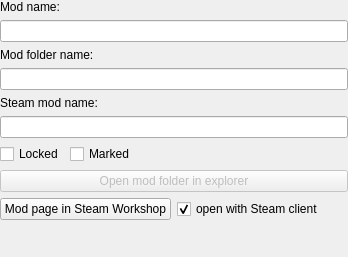
<?xml version="1.0" encoding="UTF-8"?>
<ui version="4.0">
 <class>ModInfoWidget</class>
 <widget class="QWidget" name="ModInfoWidget">
  <property name="geometry">
   <rect>
    <x>0</x>
    <y>0</y>
    <width>348</width>
    <height>257</height>
   </rect>
  </property>
  <property name="windowTitle">
   <string>Mod info</string>
  </property>
  <layout class="QVBoxLayout" name="verticalLayout">
   <property name="leftMargin">
    <number>0</number>
   </property>
   <property name="topMargin">
    <number>0</number>
   </property>
   <property name="rightMargin">
    <number>0</number>
   </property>
   <property name="bottomMargin">
    <number>0</number>
   </property>
   <item>
    <widget class="QLabel" name="modNameLabel">
     <property name="text">
      <string>Mod name:</string>
     </property>
    </widget>
   </item>
   <item>
    <widget class="QLineEdit" name="modNameLineEdit"/>
   </item>
   <item>
    <widget class="QLabel" name="modFolderLabel">
     <property name="text">
      <string>Mod folder name:</string>
     </property>
    </widget>
   </item>
   <item>
    <widget class="QLineEdit" name="modFolderNameLineEdit">
     <property name="readOnly">
      <bool>true</bool>
     </property>
    </widget>
   </item>
   <item>
    <widget class="QLabel" name="steamModNameLabel">
     <property name="text">
      <string>Steam mod name:</string>
     </property>
    </widget>
   </item>
   <item>
    <widget class="QLineEdit" name="steamModNameLineEdit">
     <property name="readOnly">
      <bool>true</bool>
     </property>
    </widget>
   </item>
   <item>
    <layout class="QHBoxLayout" name="horizontalLayout">
     <property name="topMargin">
      <number>0</number>
     </property>
     <item>
      <widget class="QCheckBox" name="lockedCheckBox">
       <property name="text">
        <string>Locked</string>
       </property>
      </widget>
     </item>
     <item>
      <widget class="QCheckBox" name="markedCheckBox">
       <property name="text">
        <string>Marked</string>
       </property>
      </widget>
     </item>
     <item>
      <spacer name="horizontalSpacer">
       <property name="orientation">
        <enum>Qt::Horizontal</enum>
       </property>
       <property name="sizeHint" stdset="0">
        <size>
         <width>40</width>
         <height>20</height>
        </size>
       </property>
      </spacer>
     </item>
    </layout>
   </item>
   <item>
    <layout class="QGridLayout" name="gridLayout">
     <item row="1" column="0">
      <widget class="QPushButton" name="openWorkshopPushButton">
       <property name="text">
        <string>Mod page in Steam Workshop</string>
       </property>
      </widget>
     </item>
     <item row="1" column="1">
      <widget class="QCheckBox" name="openWorkshopWithSteamCheckBox">
       <property name="toolTip">
        <string>If unchecked, the mod page will be opened in the browser instead of the Steam client.</string>
       </property>
       <property name="text">
        <string>open with Steam client</string>
       </property>
       <property name="checked">
        <bool>true</bool>
       </property>
      </widget>
     </item>
     <item row="0" column="0" colspan="2">
      <widget class="QPushButton" name="openModFolderPushButton">
       <property name="enabled">
        <bool>false</bool>
       </property>
       <property name="sizePolicy">
        <sizepolicy hsizetype="Expanding" vsizetype="Fixed">
         <horstretch>0</horstretch>
         <verstretch>0</verstretch>
        </sizepolicy>
       </property>
       <property name="text">
        <string>Open mod folder in explorer</string>
       </property>
      </widget>
     </item>
    </layout>
   </item>
   <item>
    <spacer name="verticalSpacer">
     <property name="orientation">
      <enum>Qt::Vertical</enum>
     </property>
     <property name="sizeHint" stdset="0">
      <size>
       <width>20</width>
       <height>0</height>
      </size>
     </property>
    </spacer>
   </item>
  </layout>
 </widget>
 <resources/>
 <connections/>
</ui>
